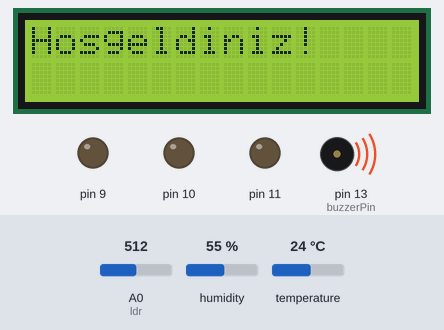
This sketch was run on a simulated Arduino Uno, built with avr-gcc and run on an emulated ATmega328P. On the bench: 16×2 character LCD, output pins drawn as LEDs (lit = HIGH), buzzer (waves = sounding, pin HIGH). The test bench sets the inputs (shaded band); at power-on: A0 (ldr) = 512, humidity 55 %, temperature 24 °C. What the sketch prints to the serial monitor is not drawn.

Above: at 1.1 s.
At 3.2 s:
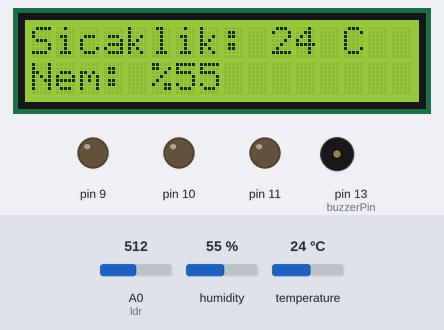
3.3 s: A0 (ldr) set to 16
At 9.4 s:
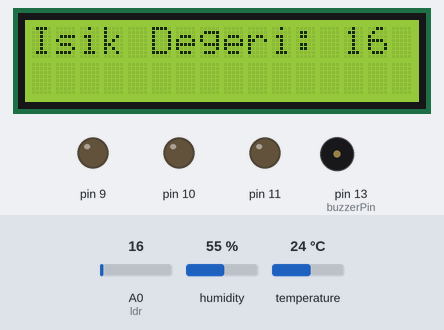
15.6 s: A0 (ldr) set to 12
At 27.0 s:
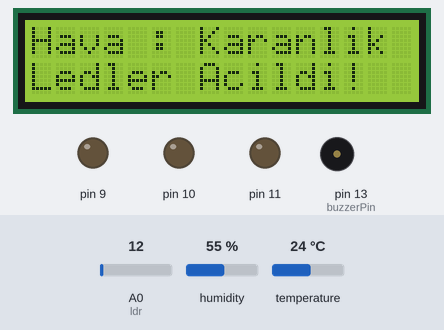
29.6 s: A0 (ldr) set to 30
At 42.5 s:
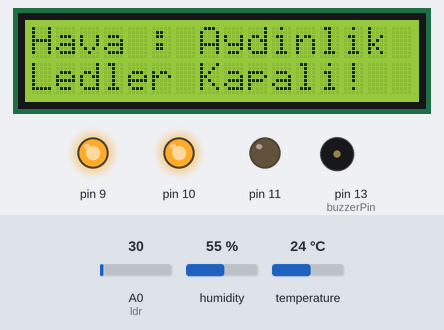
Timing chart, 0 to 45.0 s (numbered marks = the images above; inputs shaded):
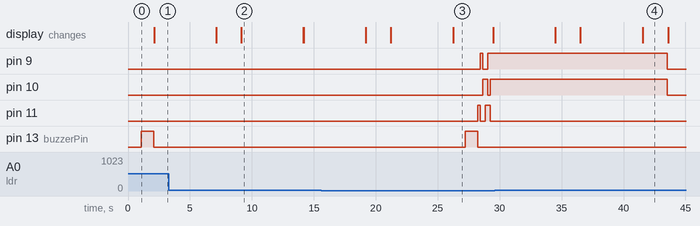

Measured:
- the behaviour switches between 15 and 14 on A0 (ldr) (found by bisection; images 2 and 3)
- after the input at 15.6 s, pin 9: LOW → HIGH after 12.8 s, → LOW 0.20 s later, → HIGH 0.40 s later; pin 10: LOW → HIGH after 13.0 s, → LOW 0.40 s later, → HIGH 0.20 s later; pin 11: LOW → HIGH after 12.6 s, → LOW 0.20 s later, → HIGH 0.40 s later, → LOW 0.40 s later; pin 13 (buzzerPin): LOW → HIGH after 11.6 s, → LOW 1.0 s later
- after the input at 29.6 s, pin 9, pin 10: goes on until 43.5 s, then stays LOW; pin 11: stays LOW (without the input it goes to HIGH after 13.9 s); pin 13 (buzzerPin): stays LOW (without the input it goes to HIGH after 12.9 s)
- what the display in image 2 shows lasts 5.0 s, from 9.1 s to 14.1 s

The sketch:

sistem_analizi.ino
```cpp
#include <Wire.h>
#include <FaBoLCD_PCF8574.h>
#include <DHT.h>
#include <DHT_U.h>
#define DHTPIN 2
#define DHTTYPE DHT11

DHT dht(DHTPIN, DHTTYPE);
FaBoLCD_PCF8574 lcd;

int buzzerPin = 13;
int ldr = 0;

void setup() {
  // put your setup code here, to run once:
  pinMode(11, OUTPUT);
  pinMode(9, OUTPUT);
  pinMode(10, OUTPUT);
  pinMode(buzzerPin, OUTPUT);//Lcd ekran, ısı ve nem ölçer, led, ldr ve buzzer'ın pinlerini tanımlayarak output olarak ayarladık
  Serial.begin(9600);//Seri haberleşme hızını ayarlıyoruz

  lcd.begin(16, 2);
  lcd.print("Hosgeldiniz!");//Ekrana Hoşgeldiniz yazısıyla birlikte buzzerpin'i çalıştırdık.
  delay(1000);
  digitalWrite(buzzerPin, HIGH);
  delay(1000);
  digitalWrite(buzzerPin, LOW);
  dht.begin();

}

void loop() {//ısı ve nem ölçerden gelen verileri okuyup ekrana yazdırdık.
  int temp = dht.readTemperature();
  int hum = dht.readHumidity();
  lcd.clear();

  lcd.setCursor(0, 0);
  lcd.print("Sicaklik: ");
  lcd.print(temp);
  lcd.print(" C");

  lcd.setCursor(0, 1);
  lcd.print("Nem: %");
  lcd.print(hum);
  delay(5000);
  lcd.clear();


  // put your main code here, to run repeatedly:
  int deger = analogRead(ldr); //ldr'den gelen değeri oku
  Serial.println(deger); //değeri seri port ekranına yaz
  delay(2000);
//ldr den gelen veriyi okuyarak ışık değeri olarak ekrana yazdırıyoruz.
  lcd.setCursor(0, 0);
  lcd.print("Isik Degeri: ");
  lcd.print(deger);
  delay(5000);
  lcd.clear();

  if (deger < 15) //değer 15'den küçükse ledleri yakıyoruz.
  {
    lcd.setCursor(0, 0);
    lcd.print("Hava : Karanlik");
    lcd.setCursor(0, 1);
    lcd.print("Ledler Acildi! ");
    delay(1000);
    digitalWrite(buzzerPin, HIGH);
    delay(1000);
    digitalWrite(buzzerPin, LOW);

    digitalWrite(11, HIGH);
    digitalWrite(9, LOW);
    digitalWrite(10, LOW);
    delay(200);

    digitalWrite(11, LOW);
    digitalWrite(9, HIGH);
    digitalWrite(10, LOW);
    delay(200);

    digitalWrite(11, LOW);
    digitalWrite(9, LOW);
    digitalWrite(10, HIGH);
    delay(200);

    digitalWrite(11, HIGH);
    digitalWrite(9, LOW);
    digitalWrite(10, HIGH);
    delay(200);

    digitalWrite(11, HIGH);
    digitalWrite(9, HIGH);
    digitalWrite(10, LOW);
    delay(200);

    digitalWrite(11, LOW);
    digitalWrite(9, HIGH);
    digitalWrite(10, HIGH);
    delay(200);
  }

  else if (deger > 20 ) //ışık değeri 20den büyükse ledleri kapatıyoruz.
  {
    lcd.setCursor(0, 0);
    lcd.print("Hava : Aydinlik");
    lcd.setCursor(0, 1);
    lcd.print("Ledler Kapali! ");
    delay(2000);

    digitalWrite(11, LOW);
    digitalWrite(9, LOW);
    digitalWrite(10, LOW);
  }
}
```
